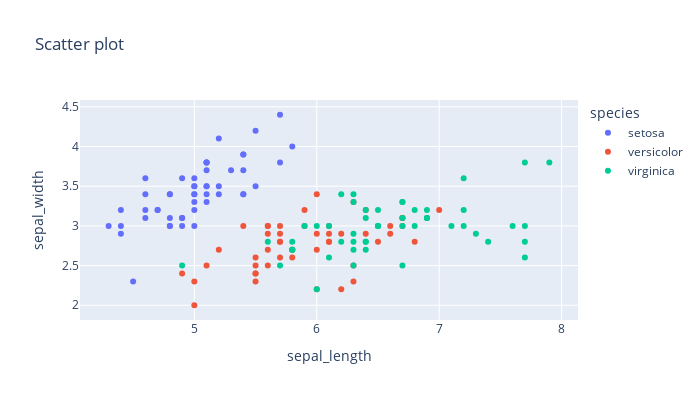

The notebook cell this image was saved under:
### Markdown cell above
- `width=700` sets the plot width to 700 pixels  
- `height=400` sets the plot height to 400 pixels

### Code cell
fig = px.scatter(data_frame=df, x="sepal_length", y="sepal_width", title="Scatter plot", 
                 color="species", width=700, height=400)
fig.show()

### Figure 1 — Plotly figure (JSON) as saved in the notebook; plotly's stock layout.template omitted (floating-point values rounded to 4 significant figures)
{"data": [{"hovertemplate": "species=setosa<br>sepal_length=%{x}<br>sepal_width=%{y}<extra></extra>", "legendgroup": "setosa", "marker": {"color": "#636efa", "symbol": "circle"}, "mode": "markers", "name": "setosa", "orientation": "v", "showlegend": true, "type": "scatter", "x": [5.1, 4.9, 4.7, 4.6, 5.0, 5.4, 4.6, 5.0, 4.4, 4.9, 5.4, 4.8, 4.8, 4.3, 5.8, 5.7, 5.4, 5.1, 5.7, 5.1, 5.4, 5.1, 4.6, 5.1, 4.8, 5.0, 5.0, 5.2, 5.2, 4.7, 4.8, 5.4, 5.2, 5.5, 4.9, 5.0, 5.5, 4.9, 4.4, 5.1, 5.0, 4.5, 4.4, 5.0, 5.1, 4.8, 5.1, 4.6, 5.3, 5.0], "xaxis": "x", "y": [3.5, 3.0, 3.2, 3.1, 3.6, 3.9, 3.4, 3.4, 2.9, 3.1, 3.7, 3.4, 3.0, 3.0, 4.0, 4.4, 3.9, 3.5, 3.8, 3.8, 3.4, 3.7, 3.6, 3.3, 3.4, 3.0, 3.4, 3.5, 3.4, 3.2, 3.1, 3.4, 4.1, 4.2, 3.1, 3.2, 3.5, 3.6, 3.0, 3.4, 3.5, 2.3, 3.2, 3.5, 3.8, 3.0, 3.8, 3.2, 3.7, 3.3], "yaxis": "y"}, {"hovertemplate": "species=versicolor<br>sepal_length=%{x}<br>sepal_width=%{y}<extra></extra>", "legendgroup": "versicolor", "marker": {"color": "#EF553B", "symbol": "circle"}, "mode": "markers", "name": "versicolor", "orientation": "v", "showlegend": true, "type": "scatter", "x": [7.0, 6.4, 6.9, 5.5, 6.5, 5.7, 6.3, 4.9, 6.6, 5.2, 5.0, 5.9, 6.0, 6.1, 5.6, 6.7, 5.6, 5.8, 6.2, 5.6, 5.9, 6.1, 6.3, 6.1, 6.4, 6.6, 6.8, 6.7, 6.0, 5.7, 5.5, 5.5, 5.8, 6.0, 5.4, 6.0, 6.7, 6.3, 5.6, 5.5, 5.5, 6.1, 5.8, 5.0, 5.6, 5.7, 5.7, 6.2, 5.1, 5.7], "xaxis": "x", "y": [3.2, 3.2, 3.1, 2.3, 2.8, 2.8, 3.3, 2.4, 2.9, 2.7, 2.0, 3.0, 2.2, 2.9, 2.9, 3.1, 3.0, 2.7, 2.2, 2.5, 3.2, 2.8, 2.5, 2.8, 2.9, 3.0, 2.8, 3.0, 2.9, 2.6, 2.4, 2.4, 2.7, 2.7, 3.0, 3.4, 3.1, 2.3, 3.0, 2.5, 2.6, 3.0, 2.6, 2.3, 2.7, 3.0, 2.9, 2.9, 2.5, 2.8], "yaxis": "y"}, {"hovertemplate": "species=virginica<br>sepal_length=%{x}<br>sepal_width=%{y}<extra></extra>", "legendgroup": "virginica", "marker": {"color": "#00cc96", "symbol": "circle"}, "mode": "markers", "name": "virginica", "orientation": "v", "showlegend": true, "type": "scatter", "x": [6.3, 5.8, 7.1, 6.3, 6.5, 7.6, 4.9, 7.3, 6.7, 7.2, 6.5, 6.4, 6.8, 5.7, 5.8, 6.4, 6.5, 7.7, 7.7, 6.0, 6.9, 5.6, 7.7, 6.3, 6.7, 7.2, 6.2, 6.1, 6.4, 7.2, 7.4, 7.9, 6.4, 6.3, 6.1, 7.7, 6.3, 6.4, 6.0, 6.9, 6.7, 6.9, 5.8, 6.8, 6.7, 6.7, 6.3, 6.5, 6.2, 5.9], "xaxis": "x", "y": [3.3, 2.7, 3.0, 2.9, 3.0, 3.0, 2.5, 2.9, 2.5, 3.6, 3.2, 2.7, 3.0, 2.5, 2.8, 3.2, 3.0, 3.8, 2.6, 2.2, 3.2, 2.8, 2.8, 2.7, 3.3, 3.2, 2.8, 3.0, 2.8, 3.0, 2.8, 3.8, 2.8, 2.8, 2.6, 3.0, 3.4, 3.1, 3.0, 3.1, 3.1, 3.1, 2.7, 3.2, 3.3, 3.0, 2.5, 3.0, 3.4, 3.0], "yaxis": "y"}], "layout": {"height": 400, "legend": {"title": {"text": "species"}, "tracegroupgap": 0}, "title": {"text": "Scatter plot"}, "width": 700, "xaxis": {"anchor": "y", "autorange": true, "domain": [0, 1], "range": [4.066, 8.134], "title": {"text": "sepal_length"}, "type": "linear"}, "yaxis": {"anchor": "x", "autorange": true, "domain": [0, 1], "range": [1.814, 4.586], "title": {"text": "sepal_width"}, "type": "linear"}}}
